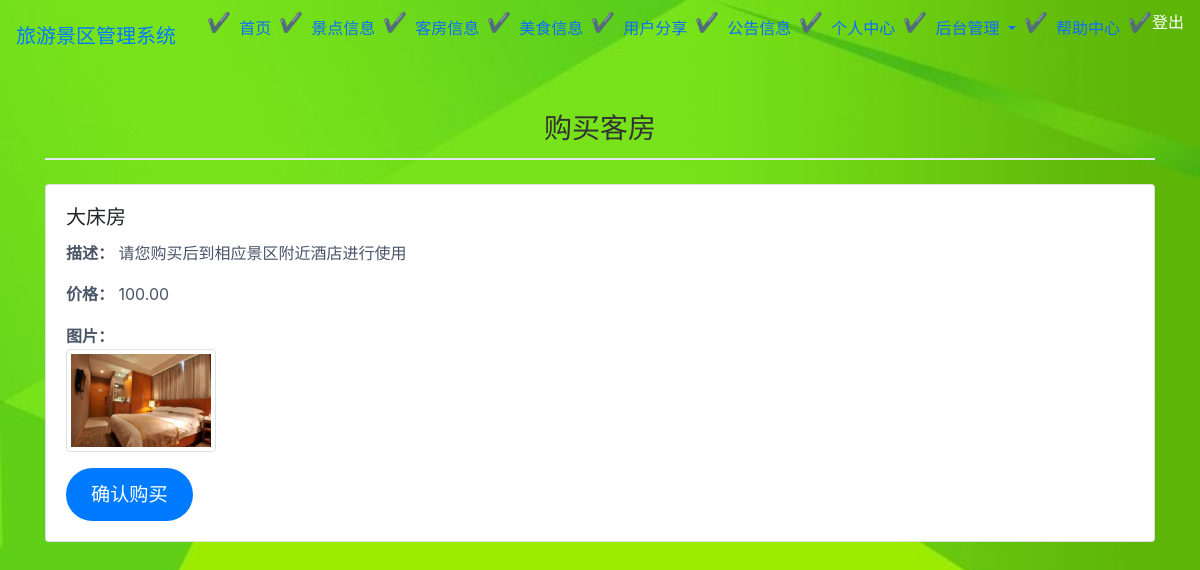
The page /bookings/buy_room/1/ (signed in) on the database its author committed.
### bookings/models.py (models this page shows, shortened)
class Room(models.Model):
    room_type = models.CharField('房间类型', max_length=100)
    description = models.TextField('房间描述')
    price = models.DecimalField('价格', max_digits=10, decimal_places=2)
    image = models.ImageField('房间图片', upload_to='rooms/', null=True, blank=True)
    created_at = models.DateTimeField('创建时间', auto_now_add=True)

### bookings/views.py (the view)
# urls.py: path('buy_room/<int:room_id>/', views.buy_room, name='buy_room'),
@login_required
def buy_room(request, room_id):
    room = get_object_or_404(Room, id=room_id)
    if request.method == 'POST':
        booking = Booking(user=request.user, room=room, tour_date=datetime.now(), total_amount=room.price)
        booking.save()
        return redirect('payment', booking_id=booking.id)
    return render(request, 'bookings/buy_room.html', {'room': room})

### bookings/templates/bookings/buy_room.html (shortened to what this page needs)
{% extends 'bookings/base.html' %}
{% block content %}
<h2 class="mb-4">购买客房</h2>
<div class="card mb-4">
    <div class="card-body">
        <h5 class="card-title">{{ room.room_type }}</h5>
        <p class="card-text"><strong>描述：</strong> {{ room.description }}</p>
        <p class="card-text"><strong>价格：</strong> {{ room.price }}</p>
        <p class="card-text"><strong>图片：</strong><br>
            {% if room.image %}
                <img src="{{ room.image.url }}" class="img-thumbnail" width="150" height="150">
            {% endif %}
        </p>
        <form method="post">
            <button type="submit" class="btn btn-primary">确认购买</button>
        </form>
    </div>
</div>
{% endblock %}

### static/css/style.css (style rules this page uses)
body { background-image: url('/static/images/backquanju.png'); background-size: cover; background-position: center; background-attachment: fixed; height: 100vh; margin: 0; }
h2 { color: #1a202c; font-size: 1.75rem; margin: 40px 0 20px; border-bottom: 2px solid #e2e8f0; padding-bottom: 12px; }
p { line-height: 1.6; font-size: 1rem; color: #4a5568; }
.btn { display: inline-block; background-color: #3182ce; color: white; padding: 12px 24px; text-decoration: none; border-radius: 8px; font-weight: 500; transition: background-color 0.3s ease, transform 0.2s ease; }
h2 { text-align: center; color: #333; }
.btn-primary { padding: 12px 25px; font-size: 1.2rem; border-radius: 30px; background-color: #007BFF; color: white; border: none; cursor: pointer; transition: background-color 0.3s ease, transform 0.3s ease; }

### rows shown on the page
Room: room_type "大床房", description "请您购买后到相应景区附近酒店进行使用", price "100.00", image (picture)
